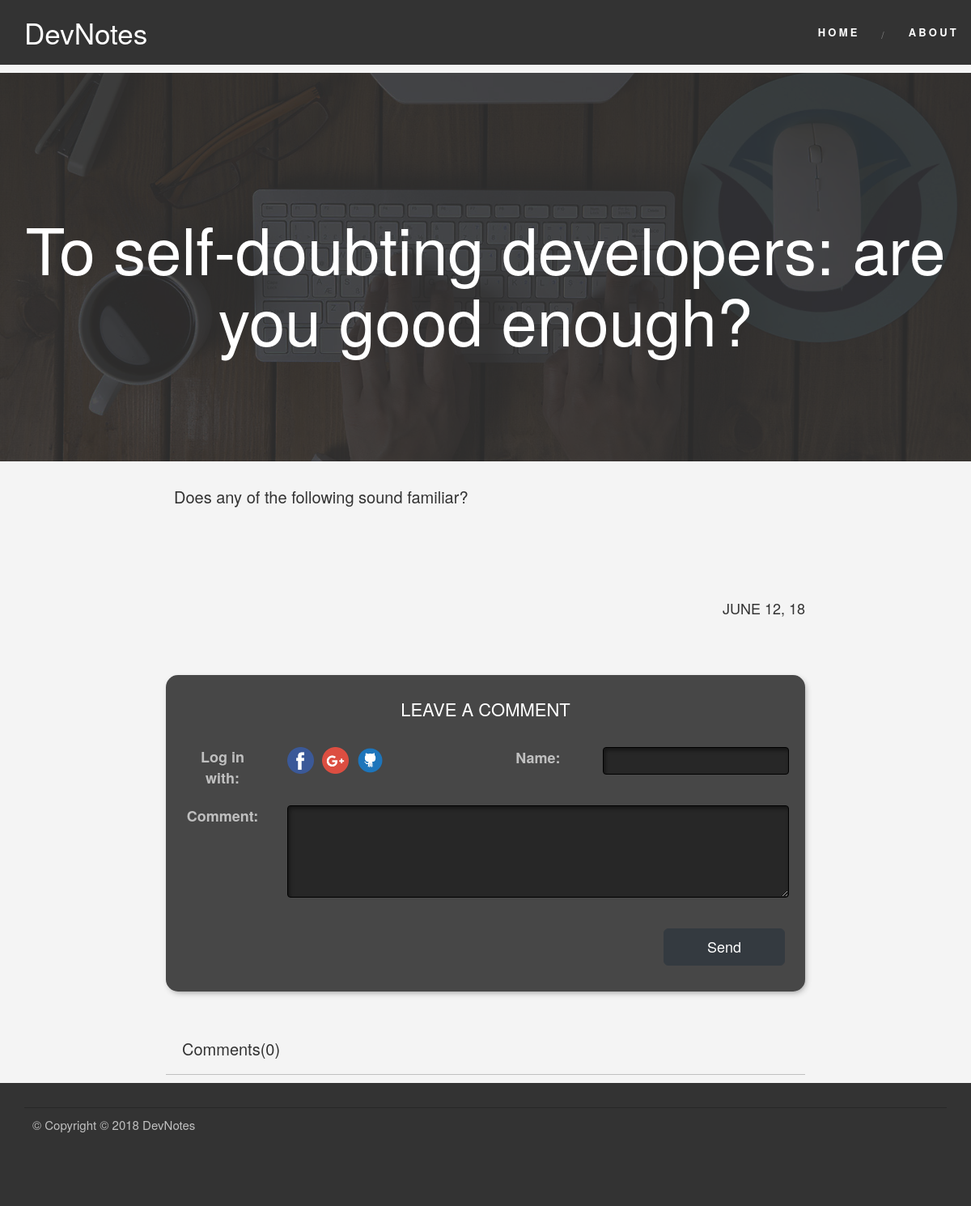
/blog/To-selfdoubting-developers-are-you-good-enough, run on the app's committed database.
### my_blog/blueprints/blog/models.py (models this page shows, shortened)
class BlogPost(db.Model):
    id = db.Column(db.Integer, primary_key=True)
    _title = db.Column(db.String(128))
    date = db.Column(db.DateTime)
    content = db.Column(db.String)
    imagePath = db.Column(db.String)
    published = db.Column(db.Boolean)
    url = db.Column(db.String(128))
    _tags = db.relationship('Tag',
                            secondary=tags,
                            lazy='joined',
                            backref=db.backref('BlogPost',
                                               lazy='dynamic'))
    comments = db.relationship('Comment',
                               cascade="all,delete",
                               backref='blogpost',
                               lazy='dynamic')
    @staticmethod
    def get_by_url(url):
        return BlogPost.query.filter_by(url=url).first()
    def markup_content(self):
        return Markup(markdown(self.content))
    def formated_date(self):
        return "{0:%B %d, %Y}".format(self.date).upper()
    @property
    def title(self):
        return self._title
    @property
    def tags(self):
        return ",".join([tag.name for tag in self._tags])
    @tags.setter
    def tags(self, string):
        if string:
            self._tags = [Tag.get_or_create(tag)
                          for tag in string.split(',')]
        else:
            self._tags = []

### my_blog/blueprints/blog/views.py (the view, shortened to what this page needs)
@blog.route('/<post_url>', methods=['GET', 'POST'])
def read(post_url):
    blogpost = BlogPost.get_by_url(post_url)
    form = CommentForm()
    if 'current_profile' in session:
        user_profile = json.loads(session['current_profile'],
                                  object_hook=UserProfile.deserialize)
        form.sender.data = user_profile.name
        picture_url = user_profile.picture_url
        oauth_provider = user_profile.oauth_provider
    else:
        picture_url = ''
        oauth_provider = ''
    return render_template('read.html',
                           form=form,
                           blogpost=blogpost,
                           picture_url=picture_url,
                           oauth_provider=oauth_provider)

### my_blog/blueprints/blog/forms.py
class CommentForm(FlaskForm):
    sender = StringField(
        "Name:", validators=[DataRequired('Please provide a valid name')])
    content = TextAreaField(
        "Comment:", validators=[DataRequired('Please fill the comment field')])
    level = IntegerField("Comment level")

### my_blog/blueprints/blog/templates/read.html (shortened to what this page needs)
{% extends "base.html" %}
{% block content %}
  <div class="main-column">
      {% if blogpost.imagePath %}
      {% set image_path = blogpost.imagePath %}
      {% else %}
      {% set image_path = '/img/black.jpg' %}
      {% endif %}
    <div class="blogpost__header">
      <figure class="blogpost__picture">
        <img src="{{url_for('static', filename=image_path)}}" class="figure-img img-fluid rounded" alt="Blogpost background image">
      </figure>
      <div class="blogpost__title"><h1 >{{blogpost.title}}</h1></div>
    </div>
    <div class="row">
      <div class="blogpost__text col-md-offset-2 col-md-8 col-md-offset-2">
        {{blogpost.markup_content()}}
      </div>
    </div>
    <div class="row">
      <div class="blogpost__date col-md-10 ">
        {{blogpost.formated_date()}}
      </div>
    </div>
    <section class="Comments">
      {% include "comments_section.html"%}
    </section>
  </div>
{% endblock %}

### my_blog/static/css/main.css (style rules this page uses)
body { background:#F4F4F4; margin:0; font-family: Oswald, "Helvetica Neue", Arial, Helvetica, Verdana, sans-serif; }
.blogpost__header { max-height: 60vh; display: block; margin:0; overflow: hidden; position:relative; z-index: -1; text-align: center; vertical-align: middle; }
.blogpost__title { position:absolute; top:0; left:0; width: 100%; height: 100%; display:inline; z-index: 10; text-align: center; vertical-align: middle; }
.blogpost__title h1 { box-sizing: border-box; position: absolute; top:50%; left:50%; width: 100%; transform: translate(-50%,-50%); font-size:8rem; color:white; }
.blogpost__picture:after { content: ''; background: rgba(51, 51, 51, 0.85); position: absolute; width: 100%; height: 100%; top:0; left:0; box-sizing: border-box; }
.blogpost__picture img { transform: translateY(-30%); width:100%; height:100vh; }
.blogpost__text { padding:3rem 0rem 5rem; font-size: 2rem; position: relative; text-align: justify; }
.blogpost__text p { padding:0rem 2.5rem; }
.blogpost__date { margin:5rem 0rem; text-align: right; font-size: 1.8rem; }
.comment-form input, .comment-form textarea { background: #272727; border-color: black; box-shadow: inset 2px 3px 5px rgba( 0, 0, 0, 0.45 ); color: #C7C7C7; }

### data on the page
BlogPost: imagePath (picture), title "To self-doubting developers: are you good enough?", markup_content "Does any of the following sound familiar?", formated_date "JUNE 12, 18"

### other printed values
{{ blogpost.comments.count() }} "0"
